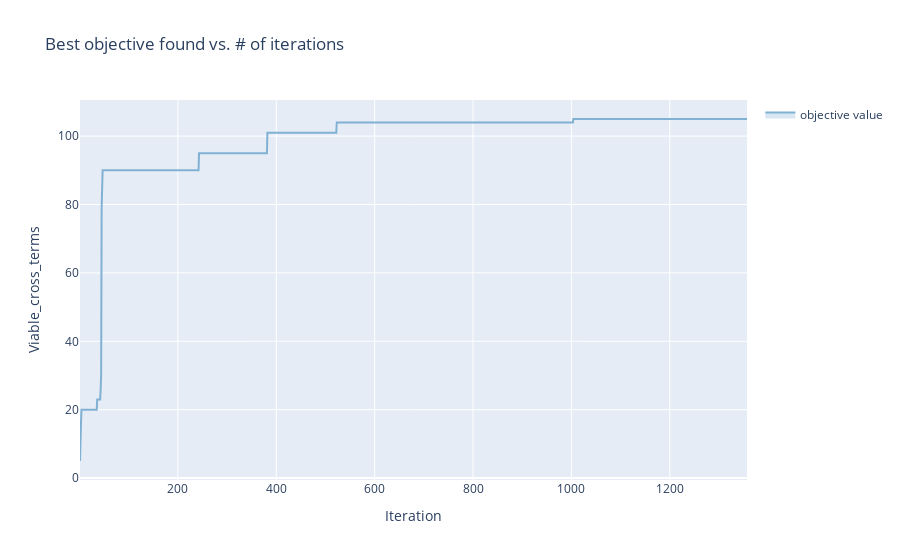

This figure's notebook cell:
### Code cell
render(Tag_client.get_optimization_trace())

### Figure 1 — Plotly figure (JSON) as saved in the notebook; plotly's stock layout.template omitted (floating-point values rounded to 4 significant figures; data arrays with more than 128 entries replaced by an {"elided": "..."} marker saying what was removed)
{"data": [{"hoverinfo": "none", "legendgroup": "", "line": {"width": 0}, "mode": "lines", "showlegend": false, "type": "scatter", "x": {"elided": "1357 int values"}, "y": {"elided": "1357 float values"}}, {"fill": "tonexty", "fillcolor": "rgba(128,177,211,0.3)", "legendgroup": "objective value", "line": {"color": "rgba(128,177,211,1)"}, "mode": "lines", "name": "objective value", "text": {"elided": "1357 str values"}, "type": "scatter", "x": {"elided": "1357 int values"}, "y": {"elided": "1357 float values"}}, {"fill": "tonexty", "fillcolor": "rgba(128,177,211,0.3)", "hoverinfo": "none", "legendgroup": "", "line": {"width": 0}, "mode": "lines", "showlegend": false, "type": "scatter", "x": {"elided": "1357 int values"}, "y": {"elided": "1357 float values"}}], "layout": {"showlegend": true, "title": {"text": "Best objective found vs. # of iterations"}, "xaxis": {"title": {"text": "Iteration"}}, "yaxis": {"title": {"text": "Viable_cross_terms"}}}}
